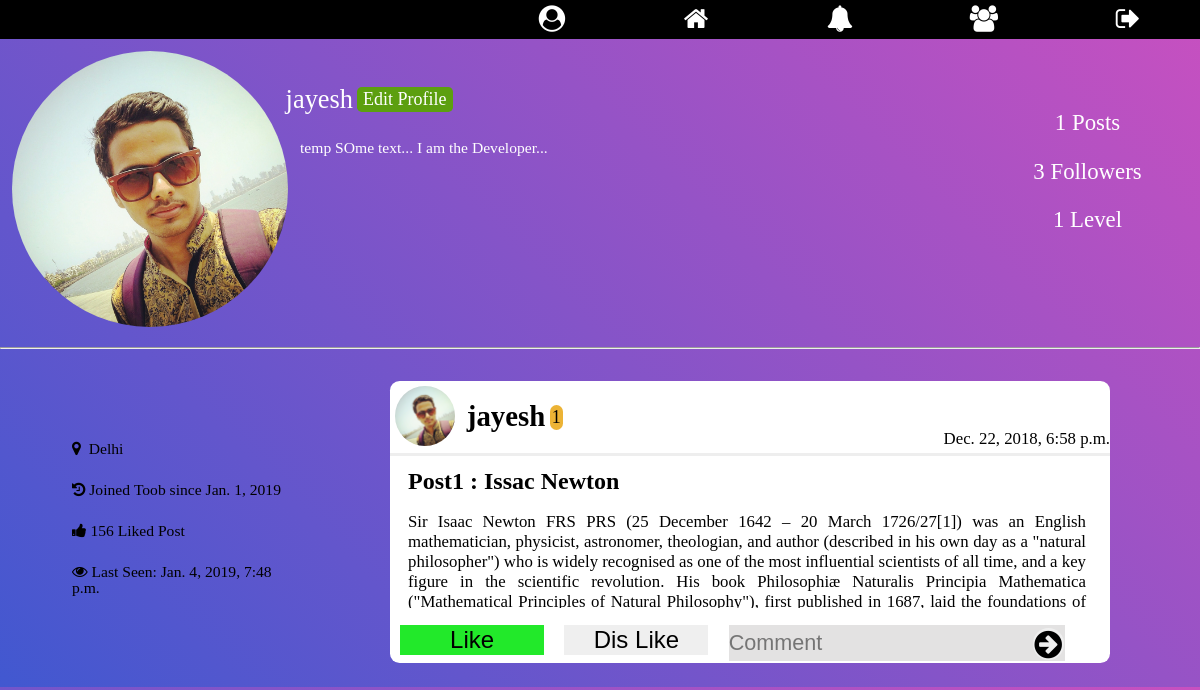
Page /profile/2/ (signed in) on the earlier database version.
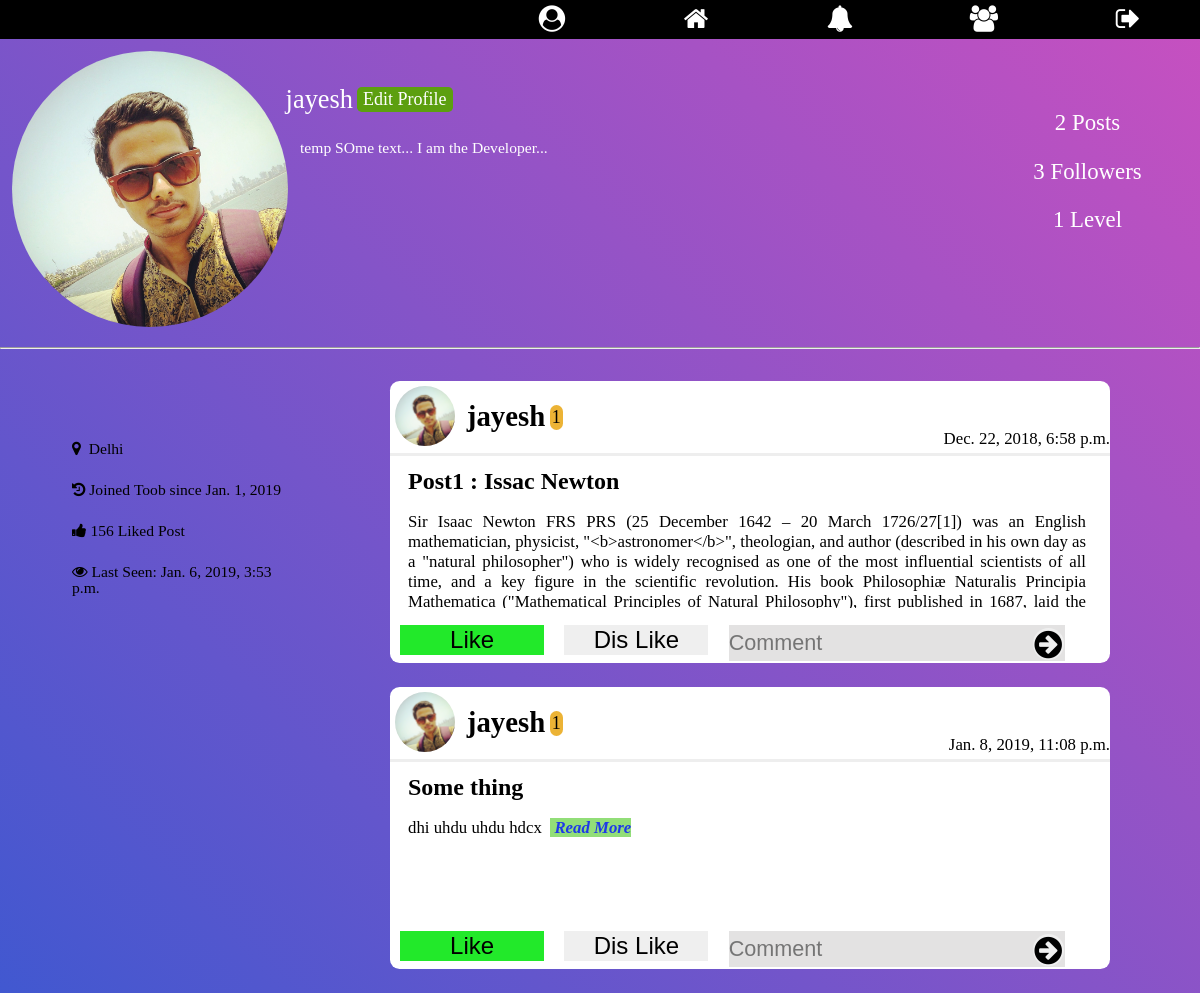
Same page on the later database version.
### signup/models.py (models this page shows)
class Profile(models.Model):
    user = models.OneToOneField(User, on_delete=models.CASCADE)
    gender = models.CharField(max_length=10, blank=True)
    city = models.CharField(max_length=30, blank=True)
    date_of_birth = models.DateField(null=True, blank=True)
    level = models.IntegerField(default=1, editable=False)
    bio = models.TextField(max_length=410, default='Edit Bio')
    profile_pic = models.ImageField(
        blank=True,
        help_text="Select Your Profile Image",
    )
    date_of_joining = models.DateTimeField(editable=False,
                                           default=timezone.now)
    follows = models.ManyToManyField('Profile', null=True)
    def __str__(self):
        return str(self.user)

### home/models.py (models this page shows, shortened)
class Posts(models.Model):
    choices = (
        ("1", ("Question")),
        ("2", ("Creative Idea")),
        ("3", ("Innovation")),
        ("4", ("Nightmare")),
        ("5", ("Thought"))
    )
    title = models.CharField(max_length=250, blank=False)
    content = models.TextField(max_length=15000,
                               help_text="Write Your thought here...")
    creation_time = models.DateTimeField(auto_now_add=True, editable=False)
    likes = models.ManyToManyField(User, blank=True, related_name='likes')
    dis_likes = models.ManyToManyField(User, blank=True,
                                       related_name='dis_likes')
    image = models.ImageField(blank=True,
                              help_text="Use Image for Impowring your Thought")
    last_modified = models.DateTimeField(auto_now=True, editable=False)
    user_profile = models.ForeignKey(Profile, on_delete=models.CASCADE)
    trending_ratio = models.FloatField(default=1)
    type = models.CharField(max_length=50, choices=choices)
    tags = models.CharField(max_length=250)
    views = models.ManyToManyField(User, blank=True)

### signup/views.py (the view)
# urls.py: url(r'^(?P<user_id>[0-9]+)/$', views.profile, name='profile'),
def profile(request, user_id):
    print("Inside Profile page...")
    user_profile = get_object_or_404(Profile, id=user_id)
    logged_in_user_profile = get_object_or_404(Profile,
                                               user=request.user.id)
    user_post = Posts.objects.all().filter(user_profile=user_id)
    following = Profile.objects.all().filter(follows=user_profile.id)
    context = {
        'logged_in_user_profile': logged_in_user_profile,
        'user_profile': user_profile,
        'user_post': user_post,
        'following': following
    }
    return render(request, 'profile.html', context)

### signup/templates/profile.html (shortened to what this page needs)
{% extends 'base.html' %}
{% block content %}
  {% load static %}
  <link rel="stylesheet" href="{% static 'signup/profile_style.css' %}">
  <div class="user-info">
    {% if user_profile.profile_pic %}
      <img src="{{ user_profile.profile_pic.url }}" class="profile-pic" alt="Image not found">
    {% else %}
      <img src="{% static 'toob/images/default-profile.png' %}" class="profile-pic" alt="Image not found">
    {% endif %}
    <div class="bio"><p>
      {{ user_profile.bio }}
    </p></div>
    <div class="above-bio">
      <span class="user-name">{{ user_profile.user.username }}</span>
      {% if user_profile.user.username != request.user.username %}
        {% include 'follow_section.html' %}
        </script>
      {% else %}
        <a href="/profile/edit" id="edit_profile">Edit Profile</a><br>
      {% endif %}
    </div>
    <div class="side-details" >
      <p class="side-data" align="center"><span >{{ user_post|length }}</span> Posts <br></p>
      <p class="side-data" align="center"><span> {{ following|length }} </span> Followers</p>
      <p class="side-data" align="center"><span>{{ user_profile.level }}</span> Level</p>
    </div>
  </div>
  <hr>
  <div class="user-extra">
    <div class="user-technical">
      <div class="data-box">
        <span class="data fa fa-map-marker">&nbsp;&nbsp;{{ user_profile.city }}</span><br>
        <span class="data fa fa-history">&nbsp;Joined Toob since {{ user_profile.date_of_joining|date }}</span><br>
        <span class="data fa fa-thumbs-up">&nbsp;156 Liked Post</span><br>
        <span class="data fa fa-eye">&nbsp;Last Seen: {{ user_profile.user.last_login }}</span><br>
      </div>
    </div>
    <div class="user-posts">
      {% for post in user_post %}
      <div class="posts" id="post-1">
        <div class="post-header">
          {% if user_profile.profile_pic %}
            <img src="{{ user_profile.profile_pic.url }}" class="post-profile-pic" alt="Image not found">
          {% else %}
            <img src="{% static 'toob/images/default-profile.png' %}" class="post-profile-pic" alt="Image not found">
          {% endif %}
          <h3 class="post-user-name">{{ post.user_profile }}</h3><span class="level">{{ post.user_profile.level }}</span>
          <span class="date">{{ post.creation_time }}</span>
        </div>
        <h2 class="thought-title">{{ post.title }}</h2>
        <p class="content" id="{{ post.id }}" onclick="showWholeContent({{ post.id }})">
          {{ post.content|slice:":1300" }}<a class="read_more" href="/details/{{ post.id }}"><b> Read More</b></a>
        </p>
        <div class="post-footer">
          {% include 'like_section.html' %}
          {% include 'dis_like_section.html' %}
          <form action="target" class="comment-form">
            <input type="text" id="comment" name="comment" placeholder="Comment">
            <button type="submit" class="btn comment-submit">
              <i class="fa fa-arrow-circle-right fa-lg"></i>
            </button>
          </form>
        </div>
      </div>
      {% endfor %}
    </div>
  </div>
{% endblock %}

### templates/like_section.html (shortened to what this page needs)
<form id="like-form{{ post.id }}">
  <button type="submit" id="{{ post.id }}btn" name="like" value="{{ post.id }}" class="btn upvote">Like</button>
</form>

### templates/dis_like_section.html (shortened to what this page needs)
<form id="dis_like-form{{ post.id }}">
  <button type="submit" id="{{ post.id }}btn2" name="like" value="{{ post.id }}" class="btn upvote">Dis Like</button>
</form>

Differences in the rows shown:
changed through a linked row, Profile "Delhi": user.last_login "Jan. 4, 2019, 7:48 p.m." → "Jan. 6, 2019, 3:53 p.m."
changed Posts "Post1 : Issac Newton": content "…an English mathematician, physicist, astronomer, theologian, and author (described in his own day as a \"natural philosopher\") who is widely recognised as one of the most influential scientists of all time, and a key figure in the scientific revolution. His book Philosophiæ Naturalis Principia Mathematica (\"Mathematical Principles of Natural Philosophy\"), first published in 1687, laid the foundations of…" → "…an English mathematician, physicist, \"<b>astronomer</b>\", theologian, and author (described in his own day as a \"natural philosopher\") who is widely recognised as one of the most influential scientists of all time, and a key figure in the scientific revolution. His book Philosophiæ Naturalis Principia Mathematica (\"Mathematical Principles of Natural Philosophy\"), first published in 1687, laid the…"
added Posts: profile_pic (picture), user_profile "jayesh", user_profile.level "1", creation_time "Jan. 8, 2019, 11:08 p.m.", title "Some thing", content "dhi uhdu uhdu hdcx", {{ post.id }} 7 (drawn)
Other differences:
{{ user_post|length }}: "1" → "2"
